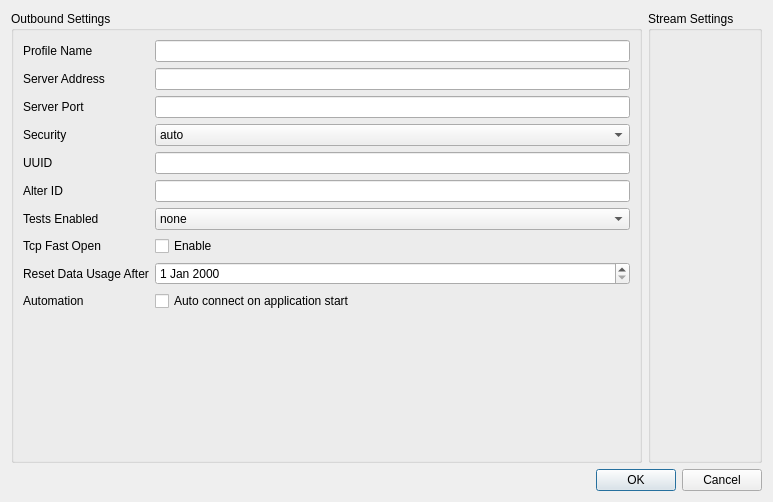
<?xml version="1.0" encoding="UTF-8"?>
<ui version="4.0">
 <class>VmessEditDialog</class>
 <widget class="QDialog" name="VmessEditDialog">
  <property name="geometry">
   <rect>
    <x>0</x>
    <y>0</y>
    <width>773</width>
    <height>502</height>
   </rect>
  </property>
  <property name="sizePolicy">
   <sizepolicy hsizetype="Preferred" vsizetype="Preferred">
    <horstretch>0</horstretch>
    <verstretch>0</verstretch>
   </sizepolicy>
  </property>
  <property name="minimumSize">
   <size>
    <width>0</width>
    <height>0</height>
   </size>
  </property>
  <property name="windowTitle">
   <string>Profile Editor</string>
  </property>
  <property name="modal">
   <bool>true</bool>
  </property>
  <layout class="QGridLayout" name="gridLayout_4" columnstretch="2,0">
   <item row="0" column="0">
    <widget class="QGroupBox" name="outboundSettingWrapper">
     <property name="title">
      <string>Outbound Settings</string>
     </property>
     <layout class="QGridLayout" name="gridLayout">
      <item row="0" column="0">
       <layout class="QHBoxLayout" name="horizontalLayout" stretch="0">
        <item>
         <layout class="QFormLayout" name="formLayout">
          <item row="0" column="0">
           <widget class="QLabel" name="label">
            <property name="text">
             <string>Profile Name</string>
            </property>
           </widget>
          </item>
          <item row="0" column="1">
           <widget class="QLineEdit" name="nameEdit"/>
          </item>
          <item row="1" column="0">
           <widget class="QLabel" name="label_2">
            <property name="text">
             <string>Server Address</string>
            </property>
           </widget>
          </item>
          <item row="1" column="1">
           <widget class="QLineEdit" name="serverAddrEdit"/>
          </item>
          <item row="2" column="0">
           <widget class="QLabel" name="label_3">
            <property name="text">
             <string>Server Port</string>
            </property>
           </widget>
          </item>
          <item row="2" column="1">
           <widget class="QLineEdit" name="serverPortEdit"/>
          </item>
          <item row="3" column="0">
           <widget class="QLabel" name="label_4">
            <property name="text">
             <string>Security</string>
            </property>
           </widget>
          </item>
          <item row="3" column="1">
           <widget class="QComboBox" name="securityComboBox">
            <item>
             <property name="text">
              <string>auto</string>
             </property>
            </item>
            <item>
             <property name="text">
              <string>aes-128-gcm</string>
             </property>
            </item>
            <item>
             <property name="text">
              <string>chacha20-poly305</string>
             </property>
            </item>
            <item>
             <property name="text">
              <string>none</string>
             </property>
            </item>
           </widget>
          </item>
          <item row="4" column="0">
           <widget class="QLabel" name="label_5">
            <property name="text">
             <string>UUID</string>
            </property>
           </widget>
          </item>
          <item row="4" column="1">
           <widget class="QLineEdit" name="uuidEdit"/>
          </item>
          <item row="5" column="0">
           <widget class="QLabel" name="label_6">
            <property name="text">
             <string>Alter ID</string>
            </property>
           </widget>
          </item>
          <item row="5" column="1">
           <widget class="QLineEdit" name="alterIDEdit"/>
          </item>
          <item row="6" column="0">
           <widget class="QLabel" name="label_12">
            <property name="text">
             <string>Tests Enabled</string>
            </property>
           </widget>
          </item>
          <item row="6" column="1">
           <widget class="QComboBox" name="testsCB">
            <item>
             <property name="text">
              <string>none</string>
             </property>
            </item>
            <item>
             <property name="text">
              <string>VMessAEAD</string>
             </property>
            </item>
           </widget>
          </item>
          <item row="7" column="0">
           <widget class="QLabel" name="label_7">
            <property name="text">
             <string>Tcp Fast Open</string>
            </property>
           </widget>
          </item>
          <item row="7" column="1">
           <widget class="QCheckBox" name="tcpFastOpenCheckBox">
            <property name="text">
             <string>Enable</string>
            </property>
           </widget>
          </item>
          <item row="8" column="0">
           <widget class="QLabel" name="label_8">
            <property name="text">
             <string>Reset Data Usage After</string>
            </property>
           </widget>
          </item>
          <item row="8" column="1">
           <widget class="QDateEdit" name="resetDateEdit"/>
          </item>
          <item row="9" column="0">
           <widget class="QLabel" name="label_9">
            <property name="text">
             <string>Automation</string>
            </property>
           </widget>
          </item>
          <item row="9" column="1">
           <widget class="QCheckBox" name="autoStartCheckBox">
            <property name="text">
             <string>Auto connect on application start</string>
            </property>
           </widget>
          </item>
         </layout>
        </item>
       </layout>
      </item>
     </layout>
    </widget>
   </item>
   <item row="0" column="1">
    <widget class="QGroupBox" name="streamSettingsGroupBox">
     <property name="title">
      <string>Stream Settings</string>
     </property>
     <property name="checked">
      <bool>false</bool>
     </property>
     <layout class="QGridLayout" name="gridLayout_3">
      <item row="0" column="0">
       <layout class="QGridLayout" name="transportFrame"/>
      </item>
     </layout>
    </widget>
   </item>
   <item row="1" column="0" colspan="2">
    <widget class="QDialogButtonBox" name="buttonBox">
     <property name="orientation">
      <enum>Qt::Horizontal</enum>
     </property>
     <property name="standardButtons">
      <set>QDialogButtonBox::Cancel|QDialogButtonBox::Ok</set>
     </property>
    </widget>
   </item>
  </layout>
 </widget>
 <resources/>
 <connections>
  <connection>
   <sender>buttonBox</sender>
   <signal>rejected()</signal>
   <receiver>VmessEditDialog</receiver>
   <slot>reject()</slot>
   <hints>
    <hint type="sourcelabel">
     <x>386</x>
     <y>480</y>
    </hint>
    <hint type="destinationlabel">
     <x>386</x>
     <y>250</y>
    </hint>
   </hints>
  </connection>
 </connections>
</ui>
